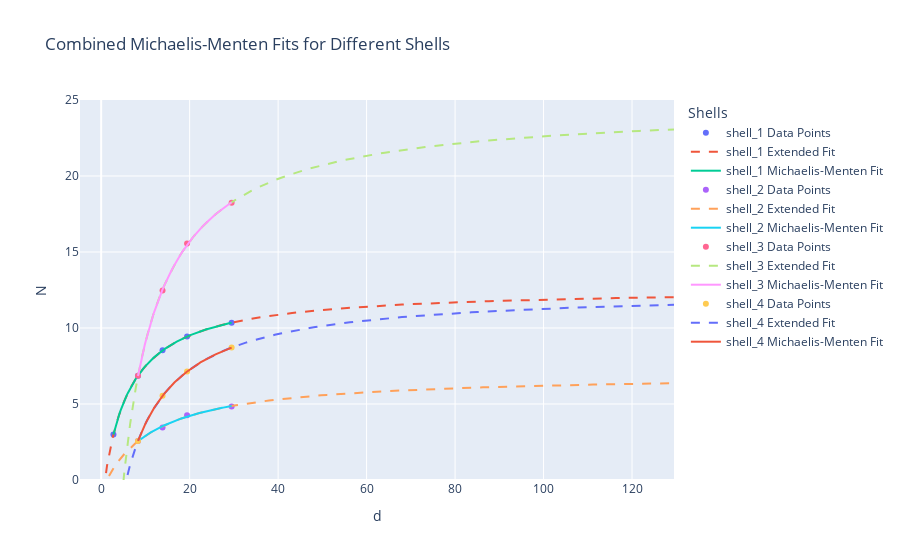

Notebook code for this chart:
### Markdown cell above
## Fitting using Michaelis Menten

### Code cell
from neighbor_core import fit_michaelis_menten
# Initialize the main Plotly figure
fig = go.Figure()

# Loop through each shell, fit, and add traces to the main figure
for i in range(1,5):
    shell = f'shell_{i}'
    coff, data_trace, ext_trace, fit_trace = fit_michaelis_menten(
        np.array(sizes_all[shell]), np.array(CNs_all[shell]), 
        # max_value=12,
        xlabel="d", ylabel=f"N{i}", label_prefix=shell
    )
    fig.add_traces([data_trace, ext_trace, fit_trace])

# Configure layout and show
fig.update_layout(
    title="Combined Michaelis-Menten Fits for Different Shells",
    xaxis_title="d", yaxis_title="N", legend_title="Shells", yaxis_range=[0, 25]
)
fig.show()
